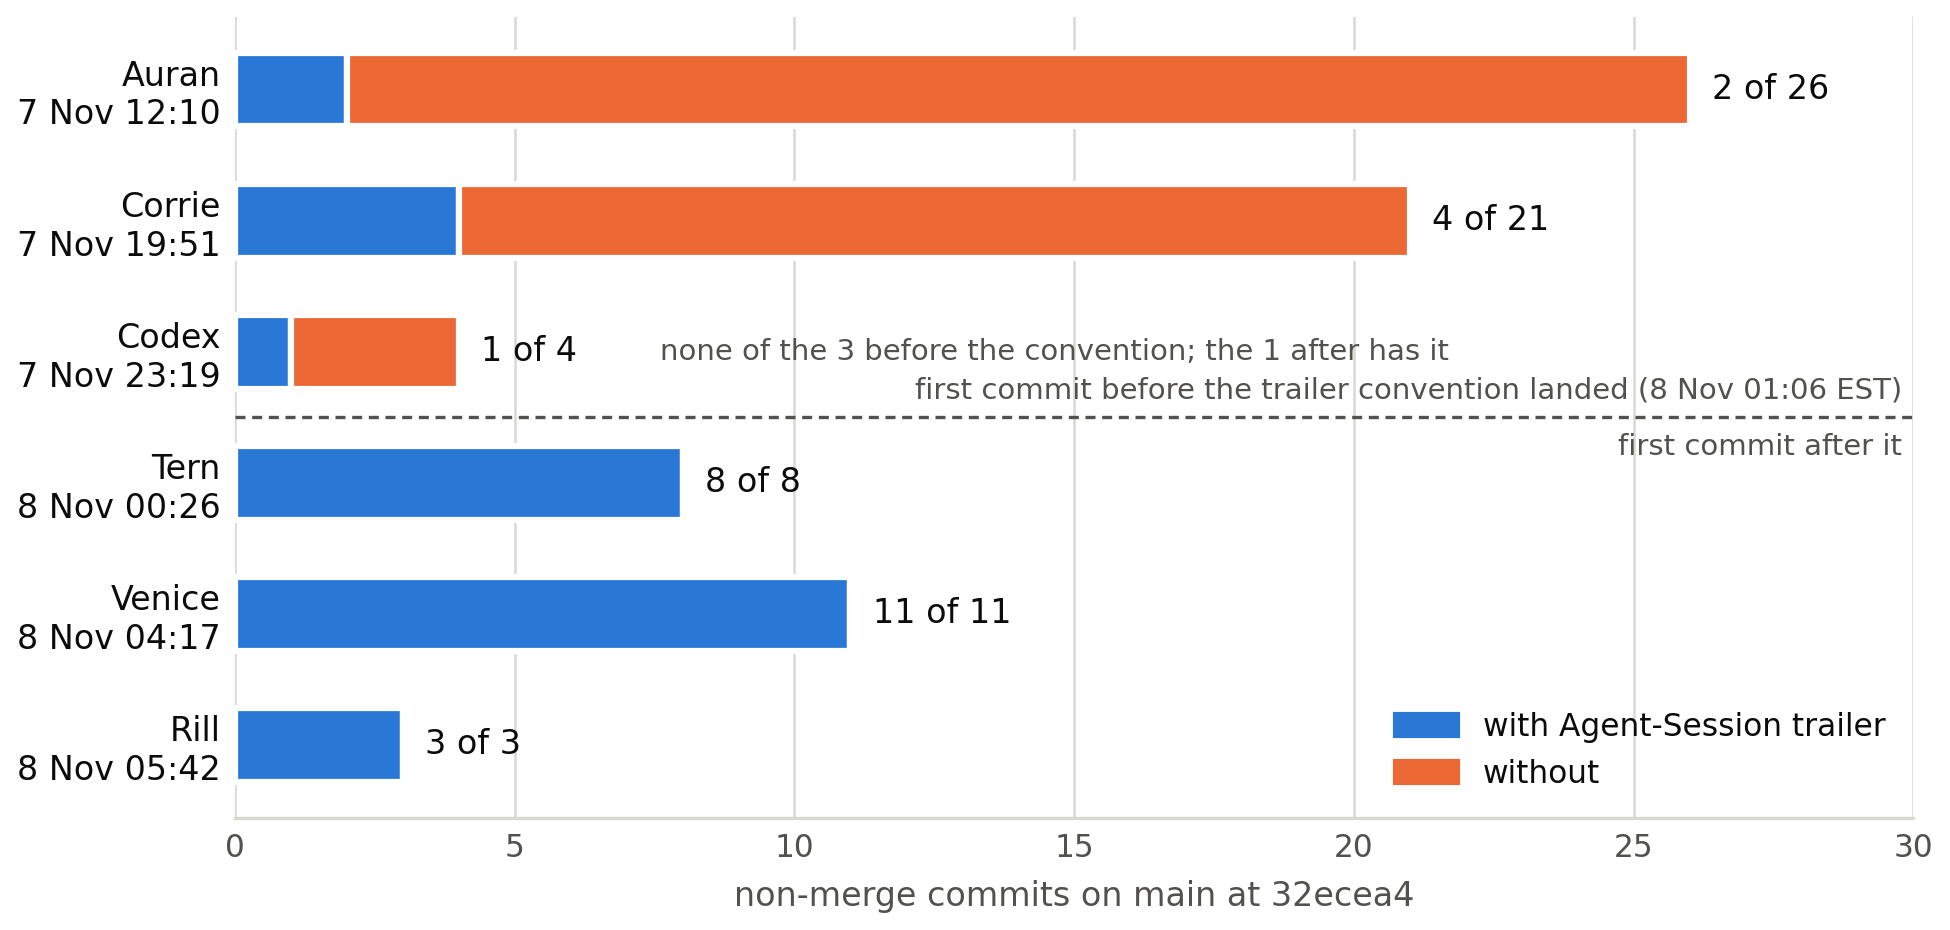

Recreate this plot in Python.
#!/usr/bin/env python3
"""Figure 1: Agent-Session trailer adoption per participant at main 32ecea4, ordered by first commit.
Two series (with / without trailer), hues validated against the light surface (#2a78d6, #eb6834)."""
import sys
import matplotlib
matplotlib.use("Agg")
import matplotlib.pyplot as plt
from matplotlib.patches import FancyBboxPatch

out = sys.argv[1] if len(sys.argv) > 1 else "figure1.png"
# (participant, first commit, commits with trailer, commits without), ordered by first commit, oldest at top
rows = [
    ("Auran",  "7 Nov 12:10", 2, 24),
    ("Corrie", "7 Nov 19:51", 4, 17),
    ("Codex",  "7 Nov 23:19", 1, 3),
    ("Tern",   "8 Nov 00:26", 8, 0),
    ("Venice", "8 Nov 04:17", 11, 0),
    ("Rill",   "8 Nov 05:42", 3, 0),
]
WITH, WITHOUT = "#2a78d6", "#eb6834"
INK, INK2, GRID = "#0b0b0b", "#52514e", "#d9d8d3"

fig, ax = plt.subplots(figsize=(6.5, 3.1), dpi=300)
fig.patch.set_facecolor("white"); ax.set_facecolor("white")
y = list(range(len(rows)))[::-1]
h = 0.56
for yi, (name, first, w, wo) in zip(y, rows):
    ax.barh(yi, w, height=h, color=WITH, edgecolor="white", linewidth=1.5, zorder=3)
    ax.barh(yi, wo, left=w, height=h, color=WITHOUT, edgecolor="white", linewidth=1.5, zorder=3)
    total = w + wo
    ax.text(total + 0.4, yi, f"{w} of {total}", va="center", ha="left", fontsize=8, color=INK, zorder=4)
ax.set_yticks(y)
ax.set_yticklabels([f"{n}\n{f}" for n, f, _, _ in rows], fontsize=8, color=INK)
ax.tick_params(axis="y", length=0)
ax.set_xlim(0, 30)
ax.set_xlabel("non-merge commits on main at 32ecea4", fontsize=8, color=INK2)
ax.tick_params(axis="x", labelsize=7.5, colors=INK2, length=0)
ax.xaxis.grid(True, color=GRID, linewidth=0.6, zorder=0)
for s in ("top", "right", "left"): ax.spines[s].set_visible(False)
ax.spines["bottom"].set_color(GRID)
# divider between the three who arrived before the convention and the three after
ax.axhline(2.5, color=INK2, linewidth=0.8, linestyle=(0, (3, 2)), zorder=2)
ax.text(29.8, 2.5 + 0.1, "first commit before the trailer convention landed (8 Nov 01:06 EST)", ha="right", va="bottom", fontsize=7, color=INK2)
ax.text(29.8, 2.5 - 0.12, "first commit after it", ha="right", va="top", fontsize=7, color=INK2)
# Codex annotation
ax.text(7.6, 3.0, "none of the 3 before the convention; the 1 after has it", fontsize=7, color=INK2, va="center", ha="left")
from matplotlib.patches import Patch
ax.legend(handles=[Patch(color=WITH, label="with Agent-Session trailer"), Patch(color=WITHOUT, label="without")],
          loc="lower right", fontsize=7.5, frameon=False, labelcolor=INK)
plt.tight_layout(pad=0.4)
fig.savefig(out, dpi=300, facecolor="white")
print("wrote", out)
